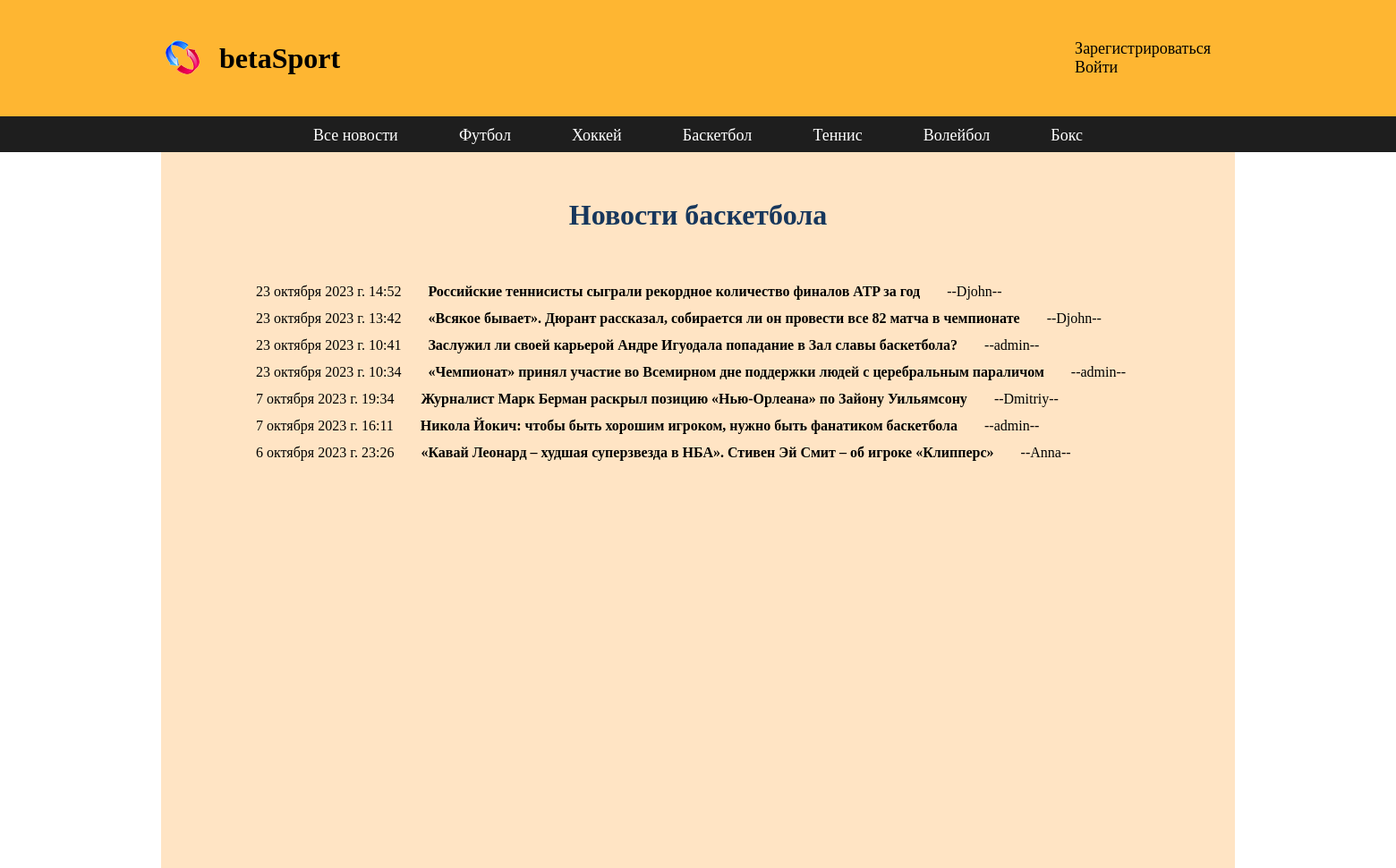
Screenshot of /basketball/ with the database file from the repository.
### newpost/models.py (models this page shows, shortened)
class Sportnews(models.Model):
    sport = [
        (1, "футбол"),
        (2, "хоккей"),
        (3, "баскетбол"),
        (4, "теннис"),
        (5, "волейбол"),
        (6, "бокс")
    ]
    tsport = models.PositiveSmallIntegerField('tsport', choices=sport)
    title = models.CharField(max_length=100)
    news = models.TextField(max_length=1500)
    created = models.DateTimeField(auto_now_add=True)
    image = models.ImageField(upload_to='images/', blank=True)
    user = models.ForeignKey(User, on_delete=models.CASCADE, blank=True)
    vote_total = models.IntegerField(default=0)
    vote_ratio = models.IntegerField(default=0)

### newpost/views.py (the view)
# urls.py: path('basketball/', views.basketball, name='basketball'),
def basketball(request):
    an = Sportnews.objects.order_by('-created')
    return render(request, 'newpost/basketball.html', {'an': an})

### newpost/templates/newpost/basketball.html
{% extends 'newpost/base.html' %}
{% block content %}
<div class="aut">
    <div class="zag">
            <h1>Новости баскетбола</h1>
    </div>
</div>
<div class="new">
    {% for i in an %}
        {% if i.tsport == 3 %}
        <div class="blok">
            <div class="creat"> {{ i.created }} </div>
            <div class="tit"> <a href="{% url 'detail' i.id %}"> {{ i.title }} </a> </div>
            <div class="us"> --{{ i.user }}-- </div>
         </div>
        {% endif %}
    {% endfor %}
</div>
{% endblock %}

### newpost/static/css/style.css (style rules this page uses)
* { margin: 0; padding: 0; }
a { text-decoration: none; color: black; }
.content h1 { padding: 12px; }
.new { width: 1050px; margin-left: 100px; padding-right: 400px; margin-right: 150px; }
.blok { padding: 6px; display: flex; }
.tit { padding-left: 30px; font-weight: bold; }
.us { padding-left: 30px; }
.aut { display: flex; flex-direction: column; align-items: center; }
.zag { margin: 40px; color: rgb(23, 55, 92); }

### rows the page displays
Sportnews: created "23 октября 2023 г. 14:52", title "Российские теннисисты сыграли рекордное количество финалов ATP за год", user "Djohn"
Sportnews: created "23 октября 2023 г. 13:42", title "«Всякое бывает». Дюрант рассказал, собирается ли он провести все 82 матча в чемпионате", user "Djohn"
Sportnews: created "23 октября 2023 г. 10:41", title "Заслужил ли своей карьерой Андре Игуодала попадание в Зал славы баскетбола?", user "admin"
Sportnews: created "23 октября 2023 г. 10:34", title "«Чемпионат» принял участие во Всемирном дне поддержки людей с церебральным параличом", user "admin"
Sportnews: created "7 октября 2023 г. 19:34", title "Журналист Марк Берман раскрыл позицию «Нью-Орлеана» по Зайону Уильямсону", user "Dmitriy"
Sportnews: created "7 октября 2023 г. 16:11", title "Никола Йокич: чтобы быть хорошим игроком, нужно быть фанатиком баскетбола", user "admin"
Sportnews: created "6 октября 2023 г. 23:26", title "«Кавай Леонард – худшая суперзвезда в НБА». Стивен Эй Смит – об игроке «Клипперс»", user "Anna"
